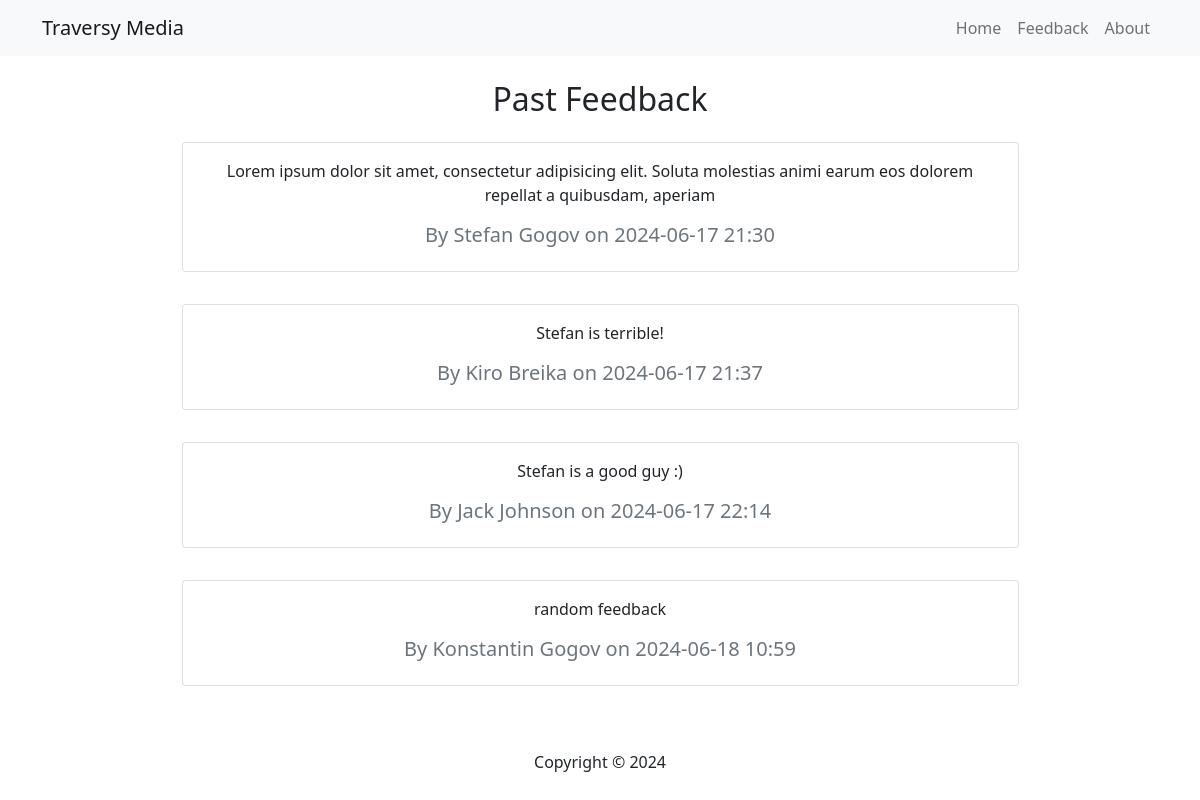
Screenshot of /feedback/feedback.php with the database file from the repository.
### tables this page shows
CREATE TABLE `feedback` (
  `id` int NOT NULL,
  `name` varchar(255) NOT NULL,
  `email` varchar(255) NOT NULL,
  `body` text NOT NULL,
  `date` datetime NOT NULL DEFAULT CURRENT_TIMESTAMP
);

### feedback/feedback.php (the view, shortened to what this page needs)
<?php include 'inc/header.php'; ?>
<?php
$sql = 'SELECT * FROM feedback';
$result = mysqli_query($connection, $sql);
$feedback = mysqli_fetch_all($result, MYSQLI_ASSOC);
?>
<h2>Past Feedback</h2>
<?php foreach ($feedback as $item) : ?>
  <div class="card my-3 w-75">
    <div class="card-body text-center">
      <p><?= $item['body'] ?></p>
      <h5 class="text-secondary mt-2">
        By <?= $item['name'] ?> on <?php echo date('Y-m-d H:i', strtotime($item['date'])); ?>
      </h5>
    </div>
  </div>
<?php endforeach; ?>
<?php include 'inc/footer.php'; ?>

### feedback/inc/header.php (shortened to what this page needs)
<!DOCTYPE html>
<html lang="en">
<head>
  <link
    href="https://cdn.jsdelivr.net/npm/bootstrap@5.0.2/dist/css/bootstrap.min.css"
    rel="stylesheet"
>
</head>
<body>
  <nav class="navbar navbar-expand-sm navbar-light bg-light mb-4">
    <div class="container">
      <a class="navbar-brand" href="#">Traversy Media</a>
      <div class="collapse navbar-collapse" id="navbarNav">
        <ul class="navbar-nav ms-auto">
          <li class="nav-item">
            <a class="nav-link" href="/feedback/index.php">Home</a>
          </li>
          <li class="nav-item">
            <a class="nav-link"
              href="/feedback/feedback.php">Feedback</a>
          </li>
          <li class="nav-item">
            <a class="nav-link" href="/feedback/about.php">About</a>
          </li>
        </ul>
      </div>
    </div>
  </nav>
  <main>
    <div class="container d-flex flex-column align-items-center">

### feedback/inc/footer.php (shortened to what this page needs)
</div>
</main>
<footer class="footer text-center mt-5">
  Copyright &copy; <span class="currentYear">2021</span>
</footer>
</body>
</html>

### rows the page displays
feedback: body "Lorem ipsum dolor sit amet, consectetur adipisicing elit. Soluta molestias animi earum eos dolorem repellat a quibusdam, aperiam", name "Stefan Gogov", date "2024-06-17 21:30"
feedback: body "Stefan is terrible!", name "Kiro Breika", date "2024-06-17 21:37"
feedback: body "Stefan is a good guy :)", name "Jack Johnson", date "2024-06-17 22:14"
feedback: body "random feedback", name "Konstantin Gogov", date "2024-06-18 10:59"
